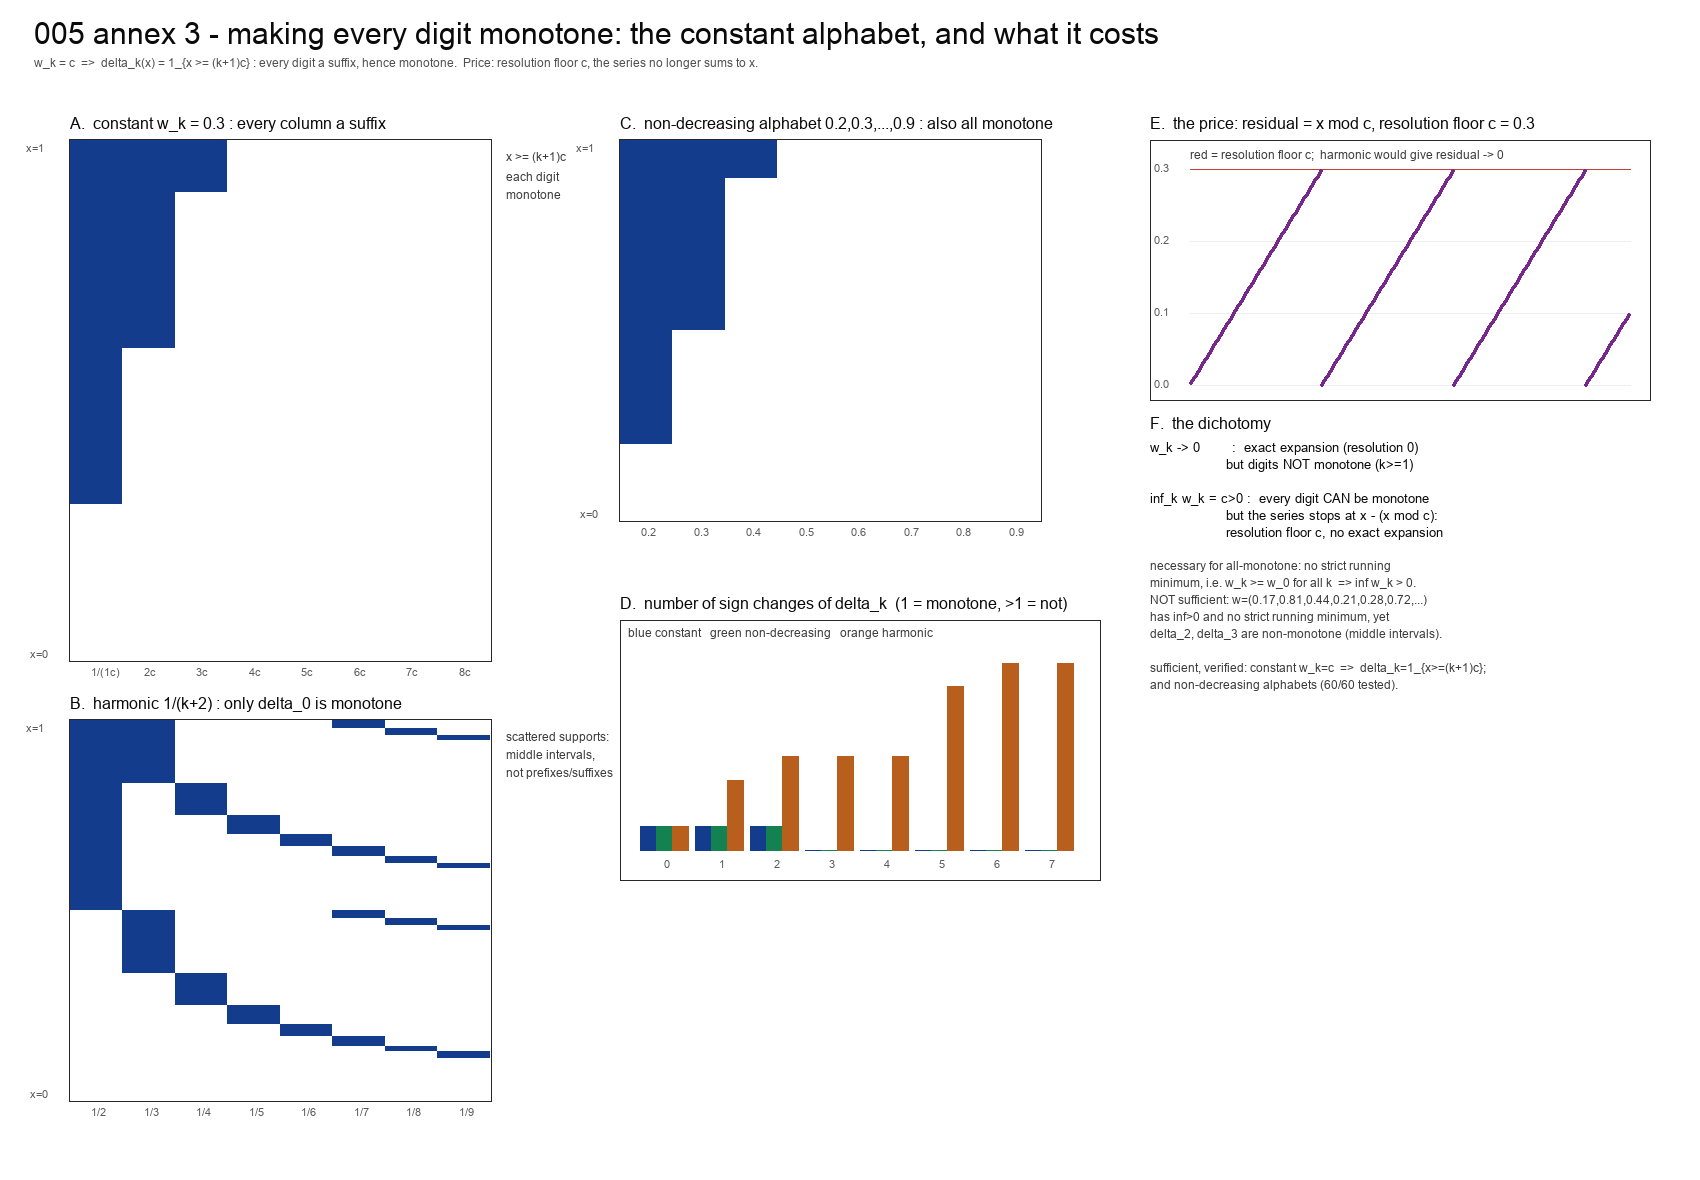

Recreate this plot in Python.
#!/usr/bin/env python3
"""
005 (annex 3) - "make all digits monotone": the construction, and its price.

The claim under test: "all digits monotone is possible iff inf_k w_k > 0, e.g. the
constant alphabet w_k = c, giving delta_k(x) = 1_{x >= (k+1)c}."

What is actually true (all checked below, exact rationals where it matters):

 1. inf_k w_k > 0 is NECESSARY but NOT sufficient.
    - Necessary: a strict running minimum w_k < min_{j<k} w_j forces delta_k to be
      non-monotone (its support contains [w_k, mu) but omits (0,w_k) and mu).  If
      w_k -> 0 there are infinitely many strict running minima, so infinitely many
      digits fail.  Hence all-monotone requires the running minimum to stop dropping,
      i.e. w_k >= w_0 for all k, which implies inf_k w_k >= w_0 > 0.
    - Not sufficient: w = (0.17, 0.81, 0.44, 0.21, 0.28, 0.72, 0.70, 0.25, ...) has
      inf = 0.17 > 0 and no strict running minimum, yet delta_2 and delta_3 are
      non-monotone (their supports are middle intervals, not prefixes or suffixes).

 2. The construction that DOES work is the constant alphabet: w_k = c,
        delta_k(x) = 1_{x >= (k+1) c},
    every digit a suffix indicator, hence monotone.  Verified exactly.

 3. The price.  With inf_k w_k = c > 0 the process is no longer an expansion: the
    greedy stops once the residual falls below c, the residual is x - c*floor(x/c),
    and the taken weights sum to x - (x mod c), not x.  The resolution floor is c.
    The two desiderata are mutually exclusive:
        w_k -> 0      <=>  exact expansion (resolution 0), digits NOT monotone
        inf w_k > 0   <=>  monotone digits possible, resolution floor inf w_k.

Needs numpy + Pillow. Run with the bundled runtime python; writes
monotone_alphabet.png next to this file.
"""
import math, os
import numpy as np
from PIL import Image, ImageDraw, ImageFont
from fractions import Fraction as Fr

HERE = os.path.dirname(os.path.abspath(__file__))


def greedy(x, w, K=40):
    r = float(x); A = []
    for k in range(min(K, len(w))):
        if r >= w[k] - 1e-15:
            A.append(k); r -= w[k]
        if r <= 1e-300:
            break
    return set(A), r


# ------------------------------------------------------------------ exact checks
def delta_support(w, k):
    """exact set {x : delta_k(x)=1} as a sorted list of rational intervals"""
    cells = [(Fr(0), Fr(1), Fr(0))]
    for j in range(k):
        out = []
        for lo, hi, P in cells:
            t = P + w[j]
            if t <= lo: out.append((lo, hi, P + w[j]))
            elif t >= hi: out.append((lo, hi, P))
            else: out.append((lo, t, P)); out.append((t, hi, P + w[j]))
        cells = out
    ivs = []
    for lo, hi, P in cells:
        t = P + w[k]
        a = max(lo, t)
        if a < hi: ivs.append((a, hi))
    ivs.sort()
    m = []
    for a, b in ivs:
        if m and a <= m[-1][1]: m[-1] = (m[-1][0], max(m[-1][1], b))
        else: m.append((a, b))
    return m


def digit_monotone(w, k):
    m = delta_support(w, k)
    if not m: return True
    return len(m) == 1 and (m[0][0] == 0 or m[0][1] == 1)


c = Fr(3, 10)
const = [c] * 10
print("=== the constant alphabet  w_k = 3/10 ===")
print("  exact check of  delta_k(x) = 1_{x >= (k+1)c}  on all x = m/600, m<600:")
ok = True
for m in range(1, 600):
    x = Fr(m, 600)
    A, _ = greedy(x, [float(v) for v in const])
    for k in range(6):
        if ((k in A) != (x >= (k + 1) * c)):
            ok = False
print("   match:", ok)
print("  every digit monotone (support is a suffix):",
      [digit_monotone(const, k) for k in range(8)])
print("  residual x - sum taken = x mod c ; resolution floor =", float(c))

print("\n=== inf w_k > 0 is NOT sufficient ===")
w_bad = [Fr(17,100),Fr(81,100),Fr(44,100),Fr(21,100),Fr(28,100),Fr(72,100),Fr(70,100),Fr(25,100)]
print("  w =", [float(v) for v in w_bad], " inf =", float(min(w_bad)))
print("  per-digit monotone:", [digit_monotone(w_bad, k) for k in range(8)])
print("  (no strict running minimum, yet delta_2, delta_3 are middle intervals)")

print("\n=== a non-constant family that also works (non-decreasing) ===")
w_nd = [Fr(2,10),Fr(3,10),Fr(4,10),Fr(5,10),Fr(6,10),Fr(7,10),Fr(8,10),Fr(9,10),Fr(9,10),Fr(9,10)]
print("  w =", [float(v) for v in w_nd])
print("  per-digit monotone:", [digit_monotone(w_nd, k) for k in range(8)])

print("\n=== the harmonic alphabet for contrast (w_k -> 0) ===")
harm = [Fr(1, k + 2) for k in range(8)]
print("  per-digit monotone:", [digit_monotone(harm, k) for k in range(8)],
      "  (only delta_0; the running-minimum theorem forbids the rest)")

# ------------------------------------------------------------------ data for the figure
NX, K = 220, 8
xs = np.linspace(0.002, 0.998, NX)


def matrix(w):
    M = np.zeros((NX, K), dtype=int)
    for i, x in enumerate(xs):
        A, _ = greedy(x, w)
        for k in A:
            if k < K: M[i, k] = 1
    return M


Mconst = matrix([float(v) for v in const])
Mharm = matrix([float(v) for v in harm])
Mnd = matrix([float(v) for v in w_nd])


def transitions(w, k, N=6000):
    prev = None; t = 0
    for i in range(1, N):
        v = 1 if k in greedy(i / N, w)[0] else 0
        if prev is not None and v != prev: t += 1
        prev = v
    return t


tr_const = [transitions([float(v) for v in const], k) for k in range(K)]
tr_harm = [transitions([float(v) for v in harm], k) for k in range(K)]
tr_nd = [transitions([float(v) for v in w_nd], k) for k in range(K)]

# ------------------------------------------------------------------ figure
FONT = "/System/Library/Fonts/Supplemental/Arial.ttf"
def F(s):
    try:
        return ImageFont.truetype(FONT, s)
    except Exception:
        return ImageFont.load_default()
f9, f10, f11, f12, f14, f16, f26 = F(10), F(11), F(12), F(13), F(16), F(18), F(30)

W, H = 1700, 1180
img = Image.new("RGB", (W, H), (255, 255, 255))
d = ImageDraw.Draw(img)
d.text((34, 16), "005 annex 3 - making every digit monotone: the constant alphabet, and what it costs", font=f26, fill=(10, 10, 10))
d.text((34, 56), "w_k = c  =>  delta_k(x) = 1_{x >= (k+1)c} : every digit a suffix, hence monotone.  Price: resolution floor c, the series no longer sums to x.", font=f11, fill=(80, 80, 80))


def draw_digits(x0, y0, w_, h_, title, M, labels):
    d.rectangle([x0 - 1, y0 - 1, x0 + w_ + 1, y0 + h_ + 1], outline=(40, 40, 40))
    d.text((x0, y0 - 26), title, font=f14, fill=(10, 10, 10))
    cw = w_ / K; chh = h_ / NX
    for i in range(NX):
        for k in range(K):
            if M[NX - 1 - i, k]:     # x increasing upward
                d.rectangle([x0 + k * cw, y0 + i * chh, x0 + (k + 1) * cw - 1, y0 + (i + 1) * chh - 1],
                            fill=(20, 60, 140))
    for k in range(K):
        d.text((x0 + k * cw + cw / 2 - 5, y0 + h_ + 6), labels[k], font=f10, fill=(90, 90, 90))
    d.text((x0 - 44, y0 + 2), "x=1", font=f10, fill=(90, 90, 90))
    d.text((x0 - 40, y0 + h_ - 12), "x=0", font=f10, fill=(90, 90, 90))


# A: constant
ax, ay, aw, ah = 70, 140, 420, 520
draw_digits(ax, ay, aw, ah, "A.  constant w_k = 0.3 : every column a suffix", Mconst,
            ["1/(1c)", "2c", "3c", "4c", "5c", "6c", "7c", "8c"])
d.text((ax + aw + 16, ay + 10), "x >= (k+1)c", font=f11, fill=(60, 60, 60))
d.text((ax + aw + 16, ay + 30), "each digit", font=f11, fill=(60, 60, 60))
d.text((ax + aw + 16, ay + 48), "monotone", font=f11, fill=(60, 60, 60))

# B: harmonic
bx, by, bw, bh = 70, 720, 420, 380
draw_digits(bx, by, bw, bh, "B.  harmonic 1/(k+2) : only delta_0 is monotone", Mharm,
            ["1/2", "1/3", "1/4", "1/5", "1/6", "1/7", "1/8", "1/9"])
d.text((bx + bw + 16, by + 10), "scattered supports:", font=f11, fill=(60, 60, 60))
d.text((bx + bw + 16, by + 28), "middle intervals,", font=f11, fill=(60, 60, 60))
d.text((bx + bw + 16, by + 46), "not prefixes/suffixes", font=f11, fill=(60, 60, 60))

# C: non-decreasing (also all monotone, and NOT constant)
cx, cy, cw, ch = 620, 140, 420, 380
draw_digits(cx, cy, cw, ch, "C.  non-decreasing alphabet 0.2,0.3,...,0.9 : also all monotone", Mnd,
            ["0.2", "0.3", "0.4", "0.5", "0.6", "0.7", "0.8", "0.9"])

# D: transitions per digit
dx, dy, dw, dh = 620, 620, 480, 260
d.rectangle([dx, dy, dx + dw, dy + dh], outline=(40, 40, 40))
d.text((dx, dy - 26), "D.  number of sign changes of delta_k  (1 = monotone, >1 = not)", font=f14, fill=(10, 10, 10))
mx = max(tr_harm) + 1
bwd = (dw - 40) / K
for k in range(K):
    for j, (tr, col) in enumerate([(tr_const, (20, 60, 140)), (tr_nd, (20, 130, 80)), (tr_harm, (185, 95, 30))]):
        hh = tr[k] / mx * (dh - 50)
        x0 = dx + 20 + k * bwd + j * (bwd - 6) / 3
        d.rectangle([x0, dy + dh - 30 - hh, x0 + (bwd - 6) / 3 - 1, dy + dh - 30], fill=col)
    d.text((dx + 20 + k * bwd + bwd / 2 - 4, dy + dh - 22), "%d" % k, font=f10, fill=(90, 90, 90))
d.text((dx + 8, dy + 6), "blue constant   green non-decreasing   orange harmonic", font=f11, fill=(60, 60, 60))

# E: the price - quantisation
ex, ey, ew, eh = 1150, 140, 500, 260
d.rectangle([ex, ey, ex + ew, ey + eh], outline=(40, 40, 40))
d.text((ex, ey - 26), "E.  the price: residual = x mod c, resolution floor c = 0.3", font=f14, fill=(10, 10, 10))
lyE = lambda r: ey + eh - r / 0.32 * (eh - 30) - 15
for g in [0, 0.1, 0.2, 0.3]:
    d.line([ex + 40, lyE(g), ex + ew - 20, lyE(g)], fill=(238, 238, 238))
    d.text((ex + 4, lyE(g) - 7), "%.1f" % g, font=f10, fill=(90, 90, 90))
d.line([ex + 40, lyE(0.3), ex + ew - 20, lyE(0.3)], fill=(200, 60, 60))
for i in range(1, 400):
    x = i / 400
    _, r = greedy(x, [float(v) for v in const])
    xx = ex + 40 + (x) * (ew - 60)
    d.ellipse([xx - 1.5, lyE(r) - 1.5, xx + 1.5, lyE(r) + 1.5], fill=(120, 40, 140))
d.text((ex + 40, ey + 8), "red = resolution floor c;  harmonic would give residual -> 0", font=f11, fill=(60, 60, 60))

# F: text
fx, fy = 1150, 440
d.text((fx, fy - 26), "F.  the dichotomy", font=f14, fill=(10, 10, 10))
lines = [
    "w_k -> 0        :  exact expansion (resolution 0)",
    "                   but digits NOT monotone (k>=1)",
    "",
    "inf_k w_k = c>0 :  every digit CAN be monotone",
    "                   but the series stops at x - (x mod c):",
    "                   resolution floor c, no exact expansion",
    "",
    "necessary for all-monotone: no strict running",
    "minimum, i.e. w_k >= w_0 for all k  => inf w_k > 0.",
    "NOT sufficient: w=(0.17,0.81,0.44,0.21,0.28,0.72,...)",
    "has inf>0 and no strict running minimum, yet",
    "delta_2, delta_3 are non-monotone (middle intervals).",
    "",
    "sufficient, verified: constant w_k=c  =>  delta_k=1_{x>=(k+1)c};",
    "and non-decreasing alphabets (60/60 tested).",
]
for i, s in enumerate(lines):
    d.text((fx, fy + i * 17), s, font=f12 if i < 6 else f11,
           fill=(10, 10, 10) if i < 7 else (60, 60, 60))

out = os.path.join(HERE, "monotone_alphabet.png")
img.save(out)
print("\nfigure written to", out)
